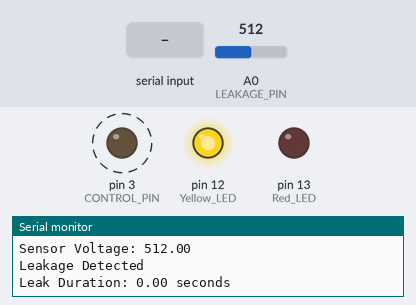
Bench run of a sketch on a simulated Arduino Uno, built with avr-gcc and run on an emulated ATmega328P. On the bench: output pins drawn as LEDs (lit = HIGH), the last lines printed to the serial monitor. Dashed ring = blinking. The inputs (shaded band) are chosen by the test bench; at power-on: A0 (LEAKAGE_PIN) = 512.

Above: at 0.2 s.
1.3 s: A0 (LEAKAGE_PIN) set to 586
5.6 s: A0 (LEAKAGE_PIN) set to 618
At 6.4 s:
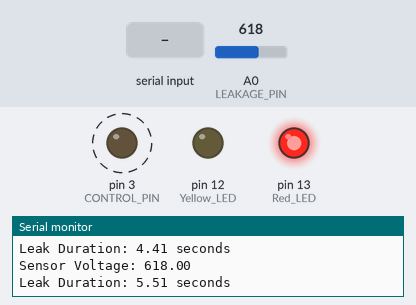
9.3 s: A0 (LEAKAGE_PIN) set to 982
12.8 s: A0 (LEAKAGE_PIN) set to 1017
At 13.27 s:
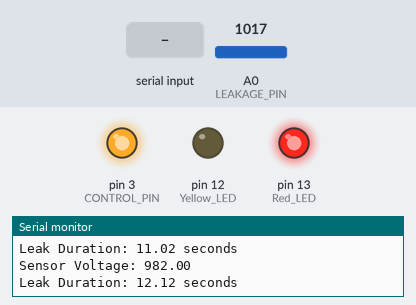
At 13.8 s:
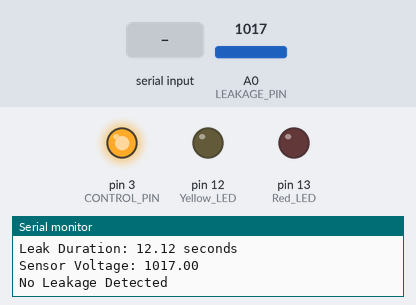
14.8 s: A0 (LEAKAGE_PIN) set to 990
At 16.3 s:
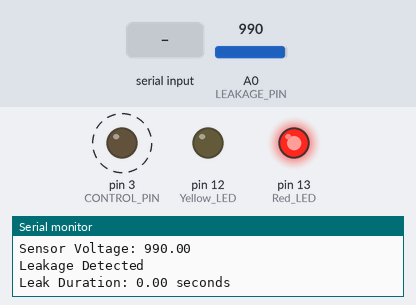
19.1 s: "r" received over Serial
Timing chart, 0 to 23.6 s (numbered marks = the images above; inputs shaded):
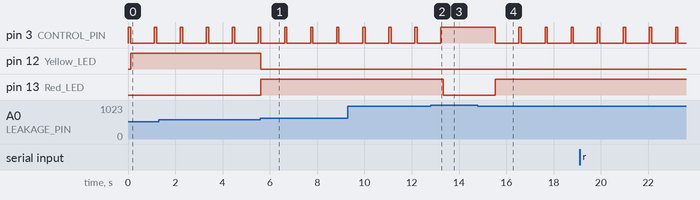

Measured:
- the behaviour switches between 600 and 601 on A0 (LEAKAGE_PIN) (found by bisection; images 0 and 1)
- the behaviour switches between 999 and 1000 on A0 (LEAKAGE_PIN) (found by bisection; images 1 and 2)
- after the input at 5.6 s, pin 12 (Yellow_LED): HIGH → LOW at once; pin 13 (Red_LED): LOW → HIGH at once
- after the input at 12.8 s, pin 3 (CONTROL_PIN): goes on until 13.2 s, then stays HIGH; pin 13 (Red_LED): HIGH → LOW after 0.53 s
- after the input at 14.8 s, pin 3 (CONTROL_PIN): alternates HIGH for 0.10 s and LOW for 1.0 s, starting after 0.74 s; pin 13 (Red_LED): LOW → HIGH after 0.74 s
- by itself, pin 3 (CONTROL_PIN): alternates HIGH for 0.10 s and LOW for 1.0 s

The sketch:

Project_Code.ino
```cpp
int LEAKAGE_PIN = A0;
int CONTROL_PIN = 3;
int THRESHOLD = 1000;
bool flag = false;
unsigned long returnTime = 0;
unsigned long start = 0;
int l = 0;

void setup() {
  Serial.begin(9600);
  pinMode(CONTROL_PIN, OUTPUT);
  pinMode(LEAKAGE_PIN, INPUT);
  pinMode(13, OUTPUT); // Red LED
  pinMode(12, OUTPUT); // Yellow LED
  digitalWrite(CONTROL_PIN, LOW);
  Serial.println("Leakage Detection System Initialized.");
  Serial.println("Waiting for sensor readings...");
}

void loop() {
  digitalWrite(CONTROL_PIN, HIGH);
  delay(100);

  float sensorValue = analogRead(LEAKAGE_PIN);
  Serial.print("Sensor Voltage: ");
  Serial.println(sensorValue);

  if (sensorValue < THRESHOLD) {
    if (!flag) {
      flag = true;
      start = micros();
      Serial.println("Leakage Detected");
    }

    returnTime = micros();

    Serial.print("Leak Duration: ");
    Serial.print((returnTime - start) / 1000000.0);
    Serial.println(" seconds");

    // Severity Indication
    if (sensorValue > 600) {
      digitalWrite(13, HIGH); // Red LED for High severity
      digitalWrite(12, LOW);
    } else {
      digitalWrite(12, HIGH); // Yellow LED for Low severity
      digitalWrite(13, LOW);
    }

    // Serial Command Handling
    if (Serial.available() > 0) {
      char command = Serial.read();
      if (command == 'r') {
        Serial.println("Resetting system...");
        flag = false;
        start = 0;
      } else if (command == 't') {
        Serial.println("Current Threshold Value:");
        Serial.println(THRESHOLD);
      }
    }

    digitalWrite(CONTROL_PIN, LOW);
    delay(1000);
  } else {
    Serial.println("No Leakage Detected");
    digitalWrite(13, LOW);
    digitalWrite(12, LOW);
    flag = false;
    start = 0;
    delay(1000);
  }
}
```
